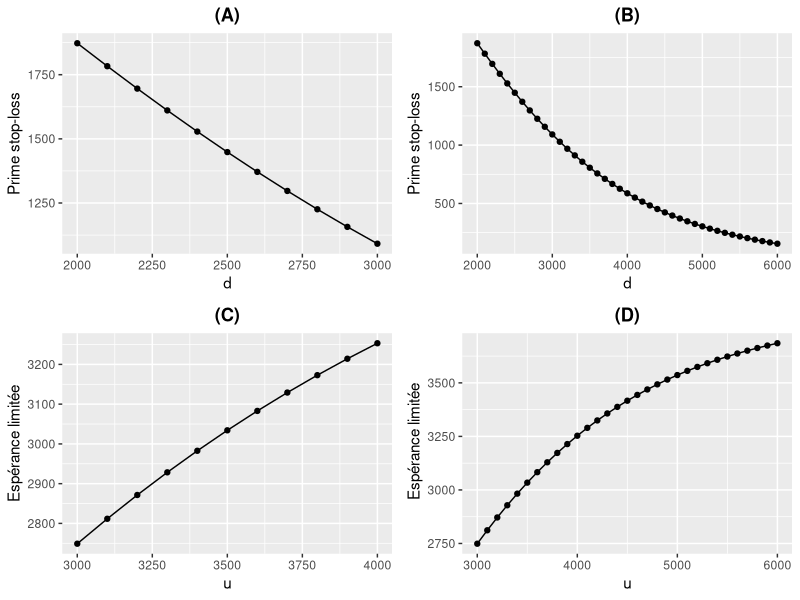
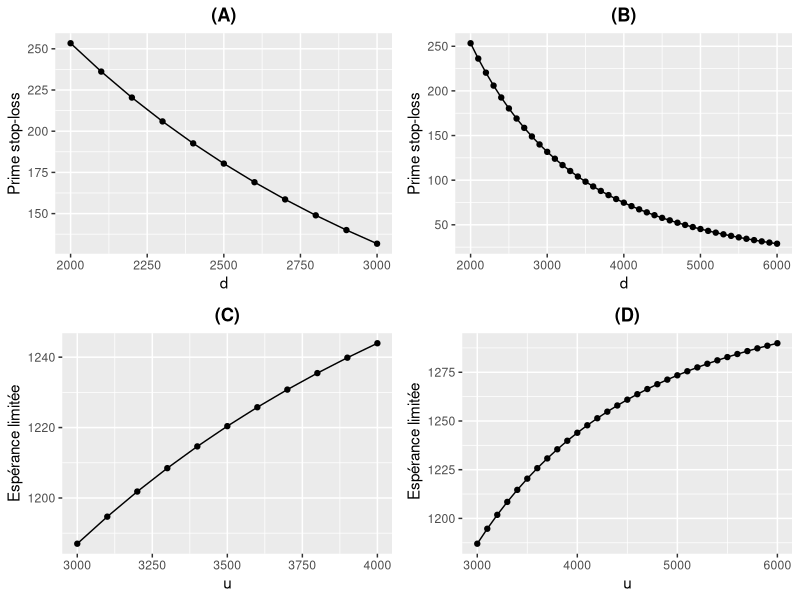

These charts were generated, in order, by the following R code:
## ---- chunk 1
# Les données
data <-  c(1500, 6000, 3500, 3800, 1800, 5500, 4800, 4200, 3900, 3000)

# Les estimateurs ont été calculés à l'aide de SAS
Estimateurs <- data.frame("mu" =8.1618, "sigma" = 0.4278)

# Présenter les estimateurs dans un tableau
#library(xtable)
#options(xtable.comment = FALSE)
#xtable(Estimateurs, caption = "Paramètres estimés d'une loi log-normale à l'aide du maximum de vraisemblance",  
#                 align = c("c", "c", "c"),
#                 digits = c(0, 4, 4)) 
## ---- chunk 2
# Les estimateurs ont été calculés à l'aide de SAS en a)
mu <- 8.1618
sigma <-  0.4278

# Valeurs des déductibles d à utiliser
d <- 100 * seq(20,30)

# Calculer les primes STOP-LOSS pour les différents déductibles d
STOP_LOSS <- function(x) {
    exp(mu + sigma^2/2) * (1 - pnorm((log(x) - mu - sigma^2)/sigma)) - 
        x * (1 - pnorm((log(x) - mu)/sigma))
}

Primes_STOP_LOSS <- data.frame(d, "Prime" = sapply(d, function(x) STOP_LOSS(x)))

# Présenter les valeurs des primes STOP-LOSS en fonction de d 
#library(xtable)
#options(xtable.comment = FALSE)
#xtable(Primes_STOP_LOSS, caption = "Valeurs de la prime STOP-LOSS pour chacun des déductibles d donnés",  
#                 align = c("c", "c", "c"),
#                 digits = c(0, 0, 4)) 
## ---- chunk 3
# Représenter graphiquement l'évalution en fonction de d
library(ggplot2)
plot1 <- ggplot(data = Primes_STOP_LOSS, aes(x= Primes_STOP_LOSS$d, y = Primes_STOP_LOSS$Prime)) + geom_point() + geom_line() + xlab("d") + ylab("Prime stop-loss") +ggtitle("(A)") + theme(plot.title =  element_text(face="bold", hjust = 0.5))

value_test <- data.frame(d=(100 * seq(20,60)), "Prime" = sapply((100 * seq(20,60)), function(x) STOP_LOSS(x)))

plot2 <- ggplot(data=value_test, aes(x=value_test$d, y=value_test$Prime)) + geom_point() + geom_line() + xlab("d") + ylab("Prime stop-loss") +ggtitle("(B)") + theme(plot.title =  element_text(face="bold", hjust = 0.5))
## ---- chunk 4
# Valeurs des limites u à utiliser
u <- 100 * seq(30,40)

# Calculer l'espérance limitée pour les différents limites u
Esp_limite <- function(x) {
    exp(mu + sigma^2/2) * pnorm((log(x) - mu - sigma^2)/sigma) + 
        x * (1 - pnorm((log(x) - mu)/sigma))
}

Primes_Esp_limite <- data.frame(u, "Prime" = sapply(u, function(x) Esp_limite(x)))

# Présenter les valeurs des espérances limitées en fonction de u
#library(xtable)
#options(xtable.comment = FALSE)
#xtable(Primes_Esp_limite, caption = "Valeurs de l'espérance limitée pour chacune des limites u données",  
#                 align = c("c", "c", "c"),
#                 digits = c(0, 0, 4)) 
## ---- chunk 5
# Représenter graphiquement l'évalution en fonction de d
library(ggplot2)
plot3 <- ggplot(data = Primes_Esp_limite, aes(x= Primes_Esp_limite$u, y = Primes_Esp_limite$Prime)) + geom_point() + geom_line() + xlab("u") + ylab("Espérance limitée") +ggtitle("(C)") + theme(plot.title =  element_text(face="bold", hjust = 0.5))

value_test_2 <- data.frame(u=(100 * seq(30,60)), "Prime" = sapply((100 * seq(30,60)), function(x) Esp_limite(x)))

plot4 <- ggplot(data=value_test_2, aes(x=value_test_2$u, y=value_test_2$Prime)) + geom_point() + geom_line() + xlab("u") + ylab(" Espérance limitée") +ggtitle("(D)") + theme(plot.title =  element_text(face="bold", hjust = 0.5))


library(gridExtra)
grid.arrange(plot1, plot2, plot3, plot4, ncol=2, nrow=2)
## ---- chunk 6
# Valeurs du déductible d à utiliser
d <- 2000

# Nombre de simulations
m <- c(1e5, 5e5, 1e6)

# Simuler un échantillon de m simulations de la log log-normale
# avec les paramètres estimés en a)
simul <- function(x) rlnorm(x, meanlog = mu, sdlog = sigma)
simulation <- sapply(1:3, function(i) simul(m[i]))

# Approximer la prime STOP-LOSS ayant un déductible de 2000 par simulation
approximation <- sapply(1:3, function(x)
                    mean(sapply(1:m[x], function(i) 
                        max(0, simulation[[x]][i] - 2000))))

approx <- data.frame(m, approximation)

# Écarts relatifs
Prime_2000 <- Primes_STOP_LOSS$Prime[1]
#Approx <- approx$approximation
Approx <- c(1870.0455, 1872.1354, 1872.3536)
Ecart <- abs((Approx-Prime_2000)/Prime_2000) * 100

# Présenter les valeurs approximées de la prime STOP-LOSS ayant un déductible de 2000 
#library(xtable)
#options(xtable.comment = FALSE)
#xtable(approx, caption = "Valeurs approximées par simulations de la prime STOP-LOSS ayant un déductible de 2000",  
#                 align = c("c", "c", "c"),
#                 digits = c(0, 0, 4)) 
## ---- chunk 7
# Les estimateurs ont été calculés à l'aide de SAS
Estimateurs_2 <- data.frame("mu" =6.8418, "sigma" = 0.8278)

# Présenter les estimateurs dans un tableau
#library(xtable)
#options(xtable.comment = FALSE)
#xtable(Estimateurs_2, caption = "Paramètres estimés d'une loi log-normale à l'aide du maximum de vraisemblance",  
#                 align = c("c", "c", "c"),
#                 digits = c(0, 4, 4)) 
## ---- chunk 8
# Les estimateurs ont été calculés à l'aide de SAS en a)
mu_2 <- 6.8418
sigma_2 <-  0.8278

# Valeurs des déductibles d à utiliser
d_2 <- 100 * seq(20,30)

# Calculer les primes STOP-LOSS pour les différents déductibles d
STOP_LOSS_2 <- function(x) {
    exp(mu_2 + sigma_2^2/2) * (1 - pnorm((log(x) - mu_2 - sigma_2^2)/sigma_2)) - 
        x * (1 - pnorm((log(x) - mu_2)/sigma_2))
}

Primes_STOP_LOSS_2 <- data.frame(d_2, "Prime" = sapply(d_2, function(x) STOP_LOSS_2(x)))

# Présenter les valeurs des primes STOP-LOSS en fonction de d 
#library(xtable)
#options(xtable.comment = FALSE)
#xtable(Primes_STOP_LOSS_2, caption = "Valeurs de la prime STOP-LOSS pour chacun des déductibles d donnés",  
#                 align = c("c", "c", "c"),
#                 digits = c(0, 0, 4)) 
## ---- chunk 9
# Représenter graphiquement l'évolution en fonction de d
library(ggplot2)
plot5 <- ggplot(data = Primes_STOP_LOSS_2, aes(x= Primes_STOP_LOSS_2$d_2, y = Primes_STOP_LOSS_2$Prime)) + geom_point() + geom_line() + xlab("d") + ylab("Prime stop-loss") +ggtitle("(A)") + theme(plot.title =  element_text(face="bold", hjust = 0.5))

value_test_3 <- data.frame(d=(100 * seq(20,60)), "Prime" = sapply((100 * seq(20,60)), function(x) STOP_LOSS_2(x)))

plot6 <- ggplot(data=value_test_3, aes(x=value_test_3$d, y=value_test_3$Prime)) + geom_point() + geom_line() + xlab("d") + ylab("Prime stop-loss") +ggtitle("(B)") + theme(plot.title =  element_text(face="bold", hjust = 0.5))
## ---- chunk 10
# Valeurs des limites u à utiliser
u_2 <- 100 * seq(30,40)

# Calculer l'espérance limitée pour les différents limites u
Esp_limite_2 <- function(x) {
    exp(mu_2 + sigma_2^2/2) * pnorm((log(x) - mu_2 - sigma_2^2)/sigma_2) + 
        x * (1 - pnorm((log(x) - mu_2)/sigma_2))
}

Primes_Esp_limite_2 <- data.frame(u_2, "Prime" = sapply(u_2, function(x) Esp_limite_2(x)))

# Présenter les valeurs des espérances limitées en fonction de u
#library(xtable)
#options(xtable.comment = FALSE)
#xtable(Primes_Esp_limite_2, caption = "Valeurs de l'espérance limitée pour chacune des limites u données",  
#                 align = c("c", "c", "c"),
#                 digits = c(0, 0, 4)) 
## ---- chunk 11
# Représenter graphiquement l'évalution en fonction de d
library(ggplot2)
plot7 <- ggplot(data = Primes_Esp_limite_2, aes(x= Primes_Esp_limite_2$u_2, y = Primes_Esp_limite_2$Prime)) + geom_point() + geom_line() + xlab("u") + ylab("Espérance limitée") +ggtitle("(C)") + theme(plot.title =  element_text(face="bold", hjust = 0.5))

value_test_4 <- data.frame(u=(100 * seq(30,60)), "Prime" = sapply((100 * seq(30,60)), function(x) Esp_limite_2(x)))

plot8 <- ggplot(data=value_test_4, aes(x=value_test_4$u, y=value_test_4$Prime)) + geom_point() + geom_line() + xlab("u") + ylab(" Espérance limitée") +ggtitle("(D)") + theme(plot.title =  element_text(face="bold", hjust = 0.5))


library(gridExtra)
grid.arrange(plot5, plot6, plot7, plot8, ncol=2, nrow=2)
## ---- chunk 12
set.seed(4545)
nsim <- 500000
simul_posterorie <- rbeta(nsim, 4, 7)
simul_bayes <- mean(simul_posterorie)
## ---- chunk 13
data 
